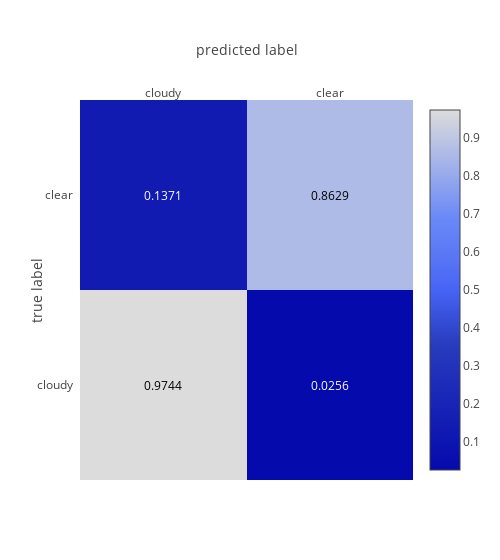

The code cell stored with this chart in its notebook:
### Code cell
cm = metrics.confusion_matrix(test.df['sky_status'].values, pred)
vis = visualize.Visualizer()
vis.plot_confusion_matrix(cm, labels=['cloudy', 'clear'])

### Figure 1 — Plotly figure (JSON) as saved in the notebook; plotly's stock layout.template omitted (floating-point values rounded to 4 significant figures)
{"data": [{"colorscale": "Blues", "showscale": true, "type": "heatmap", "x": ["cloudy", "clear"], "y": ["cloudy", "clear"], "z": [[0.9744, 0.0256], [0.1371, 0.8629]]}], "layout": {"annotations": [{"font": {"color": "#000000"}, "showarrow": false, "text": "0.9744", "x": "cloudy", "xref": "x1", "y": "cloudy", "yref": "y1"}, {"font": {"color": "#FFFFFF"}, "showarrow": false, "text": "0.0256", "x": "clear", "xref": "x1", "y": "cloudy", "yref": "y1"}, {"font": {"color": "#FFFFFF"}, "showarrow": false, "text": "0.1371", "x": "cloudy", "xref": "x1", "y": "clear", "yref": "y1"}, {"font": {"color": "#000000"}, "showarrow": false, "text": "0.8629", "x": "clear", "xref": "x1", "y": "clear", "yref": "y1"}], "width": 500, "xaxis": {"dtick": 1, "gridcolor": "rgb(0, 0, 0)", "side": "top", "ticks": "", "title": "predicted label"}, "yaxis": {"dtick": 1, "ticks": "", "ticksuffix": "  ", "title": "true label"}}}
